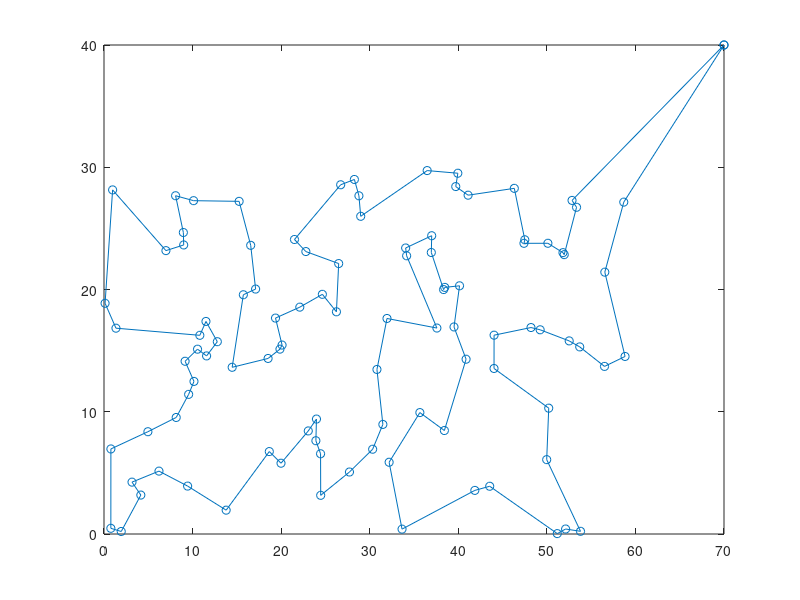

This chart was generated by the following MATLAB code:
% 清除命令窗口，并加载数据
tic; % 开始计时
clc; % 清除命令窗口
clear; % 清除所有变量
load sj.csv; % 加载数据文件，这里假设 sj.csv 包含100个目标点的坐标
x = sj(:, 1:2:8); % 提取奇数列作为 x 坐标
x = x(:); % 将矩阵转换为列向量
y = sj(:, 2:2:8); % 提取偶数列作为 y 坐标
y = y(:); % 将矩阵转换为列向量
sj = [x y]; % 将 x 和 y 合并为一个矩阵
d1 = [70, 40]; % 定义初始点的坐标
sj0 = [d1; sj; d1]; % 将初始点添加到目标点集合中
sj = sj0 * pi / 180; % 将角度转换为弧度

% 初始化距离矩阵 d
d = zeros(102); % 创建一个102x102的零矩阵

% 计算距离矩阵 d 中的元素
for i = 1:101
    for j = i + 1:102
        % 使用球面距离公式计算两点间的距离
        temp = cos(sj(i, 1) - sj(j, 1)) * cos(sj(i, 2)) * cos(sj(j, 2)) + sin(sj(i, 2)) * sin(sj(j, 2));
        d(i, j) = 6370 * acos(temp); % 地球半径约为6370公里
    end
end
d = d + d'; % 将矩阵对称化，因为距离是双向的

% 初始化参数
L = 102; % 点的总数
w = 50; % 父代个体数
dai = 100; % 迭代次数

% 通过改良圈算法选取优良父代 A
for k = 1:w
    c = randperm(100); % 随机生成100个整数的排列
    c1 = [1, c + 1, 102]; % 将随机排列的首尾连接起来
    flag = 1; % 初始化标志变量

    % 循环直到没有更优的路径
    while flag > 0
        flag = 0; % 重置标志变量
        for m = 1:L - 3
            for n = m + 2:L - 1
                % 如果交换两个点可以缩短路径，则进行交换
                if d(c1(m), c1(n)) + d(c1(m + 1), c1(n + 1)) < d(c1(m), c1(m + 1)) + d(c1(n), c1(n + 1))
                    flag = 1; % 发现更优路径，设置标志变量
                    c1(m + 1:n) = c1(n:-1:m + 1); % 交换点
                end
            end
        end
    end
    J(k, c1) = 1:102; % 将父代个体的路径保存到矩阵 J 中
end
J = J / 102; % 归一化路径，使其起点和终点为1
J(:, 1) = 0; J(:, 102) = 1; % 将起点和终点设置为0和1

% 初始化随机数生成器
rand('state', sum(clock));

% 遗传算法实现过程
A = J; % 父代初始化

% 进行 dai 次迭代
for k = 1:dai
    B = A; % 复制父代到子代 B
    c = randperm(w); % 随机生成 w 个整数的排列

    % 交配产生子代 B
    for i = 1:2:w
        F = 2 + floor(100 * rand(1)); % 随机选择一个切割点
        temp = B(c(i), F:102); % 切割子代 B 的路径
        B(c(i), F:102) = B(c(i + 1), F:102); % 交换两个子代的部分路径
        B(c(i + 1), F:102) = temp;
    end

    % 变异产生子代 C
    by = find(rand(1, w) < 0.1); % 随机选择变异点
    if length(by) == 0
        by = floor(w * rand(1)) + 1; % 如果没有变异点，则随机选择一个
    end
    C = A(by, :); % 复制变异点对应的父代个体到子代 C
    L3 = length(by); % 变异点的数量
    for j = 1:L3
        bw = 2 + floor(100 * rand(1, 3)); % 随机生成3个切割点
        bw = sort(bw); % 对切割点进行排序
        C(j, :) = C(j, [1:bw(1) - 1, bw(2) + 1:bw(3), bw(1):bw(2), bw(3) + 1:102]); % 变异路径
    end

    % 将父代、子代 B 和子代 C 合并为一个集合 G
    G = [A; B; C];
    TL = size(G, 1); % 集合 G 的大小

    % 在父代和子代中选择优良品种作为新的父代
    [dd, IX] = sort(G, 2); % 按列对 G 进行排序
    temp(1:TL) = 0; % 初始化临时变量
    for j = 1:TL
        for i = 1:101
            temp(j) = temp(j) + d(IX(j, i), IX(j, i + 1)); % 计算路径长度
        end
    end
    [DZ, IZ] = sort(temp); % 按路径长度对临时变量进行排序
    A = G(IZ(1:w), :); % 选择最短路径的个体作为新的父代

end

% 输出最优路径和长度
path = IX(IZ(1), :) % 最优路径
long = DZ(1) % 最优路径的长度

% 停止计时并输出运行时间
toc;

% 绘制最优路径
xx = sj0(path, 1); % 路径的 x 坐标
yy = sj0(path, 2); % 路径的 y 坐标
plot(xx, yy, '-o'); % 绘制路径图